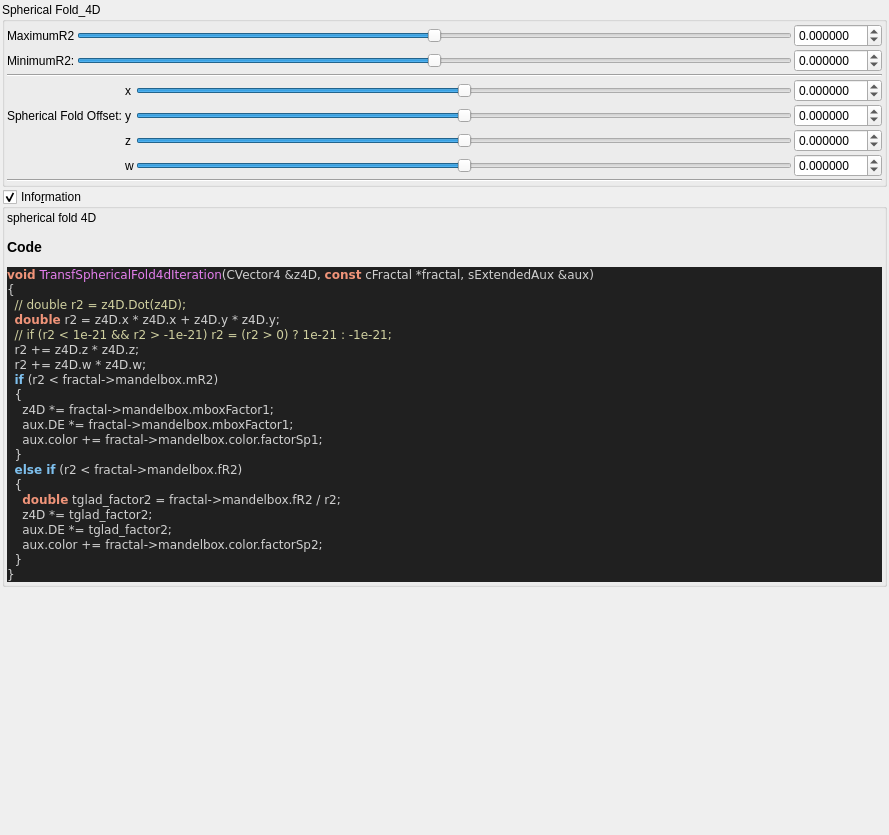
<?xml version="1.0" encoding="UTF-8"?>
<ui version="4.0">
 <class>Form</class>
 <widget class="QWidget" name="Form">
  <property name="geometry">
   <rect>
    <x>0</x>
    <y>0</y>
    <width>889</width>
    <height>835</height>
   </rect>
  </property>
  <property name="windowTitle">
   <string notr="true">transf_spherical_fold4d</string>
  </property>
  <layout class="QVBoxLayout" name="verticalLayout">
   <property name="spacing">
    <number>2</number>
   </property>
   <property name="leftMargin">
    <number>2</number>
   </property>
   <property name="topMargin">
    <number>2</number>
   </property>
   <property name="rightMargin">
    <number>2</number>
   </property>
   <property name="bottomMargin">
    <number>2</number>
   </property>
   <item>
    <widget class="QGroupBox" name="groupBox">
     <property name="title">
      <string>Spherical Fold_4D</string>
     </property>
     <property name="checkable">
      <bool>false</bool>
     </property>
     <layout class="QVBoxLayout" name="verticalLayout_12" stretch="0,0,0">
      <property name="spacing">
       <number>2</number>
      </property>
      <property name="leftMargin">
       <number>2</number>
      </property>
      <property name="topMargin">
       <number>2</number>
      </property>
      <property name="rightMargin">
       <number>2</number>
      </property>
      <property name="bottomMargin">
       <number>2</number>
      </property>
      <item>
       <layout class="QGridLayout" name="gridLayout_15">
        <property name="spacing">
         <number>2</number>
        </property>
        <item row="0" column="2">
         <widget class="MyDoubleSpinBox" name="spinbox_transf_maxR2_1">
          <property name="sizePolicy">
           <sizepolicy hsizetype="Minimum" vsizetype="Maximum">
            <horstretch>0</horstretch>
            <verstretch>0</verstretch>
           </sizepolicy>
          </property>
          <property name="prefix">
           <string/>
          </property>
          <property name="suffix">
           <string/>
          </property>
          <property name="decimals">
           <number>6</number>
          </property>
          <property name="minimum">
           <double>-99.989999999999995</double>
          </property>
          <property name="maximum">
           <double>99.989999999999995</double>
          </property>
          <property name="singleStep">
           <double>0.100000000000000</double>
          </property>
         </widget>
        </item>
        <item row="1" column="1">
         <widget class="QSlider" name="slider_transf_minR2_p25">
          <property name="sizePolicy">
           <sizepolicy hsizetype="Expanding" vsizetype="Maximum">
            <horstretch>0</horstretch>
            <verstretch>0</verstretch>
           </sizepolicy>
          </property>
          <property name="minimum">
           <number>-5000000</number>
          </property>
          <property name="maximum">
           <number>5000000</number>
          </property>
          <property name="value">
           <number>0</number>
          </property>
          <property name="sliderPosition">
           <number>0</number>
          </property>
          <property name="orientation">
           <enum>Qt::Horizontal</enum>
          </property>
         </widget>
        </item>
        <item row="1" column="2">
         <widget class="MyDoubleSpinBox" name="spinbox_transf_minR2_p25">
          <property name="sizePolicy">
           <sizepolicy hsizetype="Minimum" vsizetype="Maximum">
            <horstretch>0</horstretch>
            <verstretch>0</verstretch>
           </sizepolicy>
          </property>
          <property name="prefix">
           <string/>
          </property>
          <property name="suffix">
           <string/>
          </property>
          <property name="decimals">
           <number>6</number>
          </property>
          <property name="minimum">
           <double>-99.989999999999995</double>
          </property>
          <property name="maximum">
           <double>99.989999999999995</double>
          </property>
          <property name="singleStep">
           <double>0.100000000000000</double>
          </property>
         </widget>
        </item>
        <item row="0" column="1">
         <widget class="QSlider" name="slider_transf_maxR2_1">
          <property name="sizePolicy">
           <sizepolicy hsizetype="Expanding" vsizetype="Maximum">
            <horstretch>0</horstretch>
            <verstretch>0</verstretch>
           </sizepolicy>
          </property>
          <property name="minimum">
           <number>-5000000</number>
          </property>
          <property name="maximum">
           <number>5000000</number>
          </property>
          <property name="value">
           <number>0</number>
          </property>
          <property name="sliderPosition">
           <number>0</number>
          </property>
          <property name="orientation">
           <enum>Qt::Horizontal</enum>
          </property>
         </widget>
        </item>
        <item row="1" column="0">
         <widget class="QLabel" name="label_9">
          <property name="text">
           <string>MinimumR2:</string>
          </property>
         </widget>
        </item>
        <item row="0" column="0">
         <widget class="QLabel" name="label_5">
          <property name="text">
           <string>MaximumR2</string>
          </property>
         </widget>
        </item>
       </layout>
      </item>
      <item>
       <layout class="QGridLayout" name="gridLayout">
        <property name="spacing">
         <number>2</number>
        </property>
        <item row="1" column="0" colspan="2">
         <layout class="QGridLayout" name="gridLayout_63">
          <property name="spacing">
           <number>2</number>
          </property>
          <item row="4" column="4">
           <widget class="MyDoubleSpinBox" name="spinbox4_transf_offset_0000_z">
            <property name="sizePolicy">
             <sizepolicy hsizetype="Minimum" vsizetype="Maximum">
              <horstretch>0</horstretch>
              <verstretch>0</verstretch>
             </sizepolicy>
            </property>
            <property name="prefix">
             <string/>
            </property>
            <property name="suffix">
             <string/>
            </property>
            <property name="decimals">
             <number>6</number>
            </property>
            <property name="minimum">
             <double>-99.989999999999995</double>
            </property>
            <property name="maximum">
             <double>99.989999999999995</double>
            </property>
            <property name="singleStep">
             <double>0.100000000000000</double>
            </property>
           </widget>
          </item>
          <item row="5" column="4">
           <widget class="MyDoubleSpinBox" name="spinbox4_transf_offset_0000_w">
            <property name="sizePolicy">
             <sizepolicy hsizetype="Minimum" vsizetype="Maximum">
              <horstretch>0</horstretch>
              <verstretch>0</verstretch>
             </sizepolicy>
            </property>
            <property name="prefix">
             <string/>
            </property>
            <property name="suffix">
             <string/>
            </property>
            <property name="decimals">
             <number>6</number>
            </property>
            <property name="minimum">
             <double>-99.989999999999995</double>
            </property>
            <property name="maximum">
             <double>99.989999999999995</double>
            </property>
            <property name="singleStep">
             <double>0.100000000000000</double>
            </property>
           </widget>
          </item>
          <item row="3" column="1">
           <widget class="QLabel" name="label_91">
            <property name="text">
             <string>Spherical Fold Offset:</string>
            </property>
           </widget>
          </item>
          <item row="2" column="3">
           <widget class="QSlider" name="slider4_transf_offset_0000_x">
            <property name="sizePolicy">
             <sizepolicy hsizetype="Expanding" vsizetype="Maximum">
              <horstretch>0</horstretch>
              <verstretch>0</verstretch>
             </sizepolicy>
            </property>
            <property name="minimum">
             <number>-3000000</number>
            </property>
            <property name="maximum">
             <number>3000000</number>
            </property>
            <property name="singleStep">
             <number>1</number>
            </property>
            <property name="orientation">
             <enum>Qt::Horizontal</enum>
            </property>
           </widget>
          </item>
          <item row="3" column="3">
           <widget class="QSlider" name="slider4_transf_offset_0000_y">
            <property name="sizePolicy">
             <sizepolicy hsizetype="Expanding" vsizetype="Maximum">
              <horstretch>0</horstretch>
              <verstretch>0</verstretch>
             </sizepolicy>
            </property>
            <property name="minimum">
             <number>-3000000</number>
            </property>
            <property name="maximum">
             <number>3000000</number>
            </property>
            <property name="singleStep">
             <number>1</number>
            </property>
            <property name="orientation">
             <enum>Qt::Horizontal</enum>
            </property>
           </widget>
          </item>
          <item row="3" column="2">
           <widget class="QLabel" name="label_90">
            <property name="text">
             <string notr="true">y</string>
            </property>
           </widget>
          </item>
          <item row="2" column="4">
           <widget class="MyDoubleSpinBox" name="spinbox4_transf_offset_0000_x">
            <property name="sizePolicy">
             <sizepolicy hsizetype="Minimum" vsizetype="Maximum">
              <horstretch>0</horstretch>
              <verstretch>0</verstretch>
             </sizepolicy>
            </property>
            <property name="prefix">
             <string/>
            </property>
            <property name="suffix">
             <string/>
            </property>
            <property name="decimals">
             <number>6</number>
            </property>
            <property name="minimum">
             <double>-99.989999999999995</double>
            </property>
            <property name="maximum">
             <double>99.989999999999995</double>
            </property>
            <property name="singleStep">
             <double>0.100000000000000</double>
            </property>
           </widget>
          </item>
          <item row="4" column="2">
           <widget class="QLabel" name="label_98">
            <property name="text">
             <string notr="true">z</string>
            </property>
           </widget>
          </item>
          <item row="2" column="2">
           <widget class="QLabel" name="label_93">
            <property name="text">
             <string notr="true">x</string>
            </property>
           </widget>
          </item>
          <item row="5" column="3">
           <widget class="QSlider" name="slider4_transf_offset_0000_w">
            <property name="sizePolicy">
             <sizepolicy hsizetype="Expanding" vsizetype="Maximum">
              <horstretch>0</horstretch>
              <verstretch>0</verstretch>
             </sizepolicy>
            </property>
            <property name="minimum">
             <number>-3000000</number>
            </property>
            <property name="maximum">
             <number>3000000</number>
            </property>
            <property name="singleStep">
             <number>1</number>
            </property>
            <property name="orientation">
             <enum>Qt::Horizontal</enum>
            </property>
           </widget>
          </item>
          <item row="3" column="4">
           <widget class="MyDoubleSpinBox" name="spinbox4_transf_offset_0000_y">
            <property name="sizePolicy">
             <sizepolicy hsizetype="Minimum" vsizetype="Maximum">
              <horstretch>0</horstretch>
              <verstretch>0</verstretch>
             </sizepolicy>
            </property>
            <property name="prefix">
             <string/>
            </property>
            <property name="suffix">
             <string/>
            </property>
            <property name="decimals">
             <number>6</number>
            </property>
            <property name="minimum">
             <double>-99.989999999999995</double>
            </property>
            <property name="maximum">
             <double>99.989999999999995</double>
            </property>
            <property name="singleStep">
             <double>0.100000000000000</double>
            </property>
           </widget>
          </item>
          <item row="5" column="2">
           <widget class="QLabel" name="label_99">
            <property name="text">
             <string notr="true">w</string>
            </property>
           </widget>
          </item>
          <item row="4" column="3">
           <widget class="QSlider" name="slider4_transf_offset_0000_z">
            <property name="sizePolicy">
             <sizepolicy hsizetype="Expanding" vsizetype="Maximum">
              <horstretch>0</horstretch>
              <verstretch>0</verstretch>
             </sizepolicy>
            </property>
            <property name="minimum">
             <number>-3000000</number>
            </property>
            <property name="maximum">
             <number>3000000</number>
            </property>
            <property name="singleStep">
             <number>1</number>
            </property>
            <property name="orientation">
             <enum>Qt::Horizontal</enum>
            </property>
           </widget>
          </item>
         </layout>
        </item>
        <item row="0" column="0" colspan="2">
         <widget class="Line" name="line_2">
          <property name="orientation">
           <enum>Qt::Horizontal</enum>
          </property>
         </widget>
        </item>
       </layout>
      </item>
      <item>
       <widget class="Line" name="line_13">
        <property name="orientation">
         <enum>Qt::Horizontal</enum>
        </property>
       </widget>
      </item>
     </layout>
    </widget>
   </item>
   <item>
    <widget class="MyGroupBox" name="groupCheck_info">
     <property name="title">
      <string>Info&amp;rmation</string>
     </property>
     <property name="flat">
      <bool>false</bool>
     </property>
     <property name="checkable">
      <bool>true</bool>
     </property>
     <layout class="QVBoxLayout" name="verticalLayout_2">
      <property name="spacing">
       <number>2</number>
      </property>
      <property name="leftMargin">
       <number>2</number>
      </property>
      <property name="topMargin">
       <number>2</number>
      </property>
      <property name="rightMargin">
       <number>2</number>
      </property>
      <property name="bottomMargin">
       <number>2</number>
      </property>
      <item>
       <widget class="QLabel" name="label_code_content">
        <property name="text">
         <string notr="true">&lt;p&gt;spherical fold 4D&lt;/p&gt;&lt;table&gt;
&lt;/table&gt;
&lt;h3&gt;Code&lt;/h3&gt;
&lt;body style=&quot;background-color:#202020&quot;&gt;
&lt;pre style=&quot;color:#d0d0d0; background-color:#202020;  font-family:'Courier New',monospace;&quot;&gt;&lt;span style=&quot;color:#f09479; font-weight:bold&quot;&gt;void&lt;/span&gt; &lt;span style=&quot;color:#e47eed&quot;&gt;TransfSphericalFold4dIteration&lt;/span&gt;&lt;span style=&quot;color:#d0d0d0&quot;&gt;(&lt;/span&gt;CVector4 &lt;span style=&quot;color:#d0d0d0&quot;&gt;&amp;amp;&lt;/span&gt;z4D&lt;span style=&quot;color:#d0d0d0&quot;&gt;,&lt;/span&gt; &lt;span style=&quot;color:#f09479; font-weight:bold&quot;&gt;const&lt;/span&gt; cFractal &lt;span style=&quot;color:#d0d0d0&quot;&gt;*&lt;/span&gt;fractal&lt;span style=&quot;color:#d0d0d0&quot;&gt;,&lt;/span&gt; sExtendedAux &lt;span style=&quot;color:#d0d0d0&quot;&gt;&amp;amp;&lt;/span&gt;aux&lt;span style=&quot;color:#d0d0d0&quot;&gt;)&lt;/span&gt;
&lt;span style=&quot;color:#d0d0d0&quot;&gt;{&lt;/span&gt;
  &lt;span style=&quot;color:#d0d0a0&quot;&gt;// double r2 = z4D.Dot(z4D);&lt;/span&gt;
  &lt;span style=&quot;color:#f09479; font-weight:bold&quot;&gt;double&lt;/span&gt; r2 &lt;span style=&quot;color:#d0d0d0&quot;&gt;=&lt;/span&gt; z4D&lt;span style=&quot;color:#d0d0d0&quot;&gt;.&lt;/span&gt;x &lt;span style=&quot;color:#d0d0d0&quot;&gt;*&lt;/span&gt; z4D&lt;span style=&quot;color:#d0d0d0&quot;&gt;.&lt;/span&gt;x &lt;span style=&quot;color:#d0d0d0&quot;&gt;+&lt;/span&gt; z4D&lt;span style=&quot;color:#d0d0d0&quot;&gt;.&lt;/span&gt;y &lt;span style=&quot;color:#d0d0d0&quot;&gt;*&lt;/span&gt; z4D&lt;span style=&quot;color:#d0d0d0&quot;&gt;.&lt;/span&gt;y&lt;span style=&quot;color:#d0d0d0&quot;&gt;;&lt;/span&gt;
  &lt;span style=&quot;color:#d0d0a0&quot;&gt;// if (r2 &amp;lt; 1e-21 &amp;amp;&amp;amp; r2 &amp;gt; -1e-21) r2 = (r2 &amp;gt; 0) ? 1e-21 : -1e-21;&lt;/span&gt;
  r2 &lt;span style=&quot;color:#d0d0d0&quot;&gt;+=&lt;/span&gt; z4D&lt;span style=&quot;color:#d0d0d0&quot;&gt;.&lt;/span&gt;z &lt;span style=&quot;color:#d0d0d0&quot;&gt;*&lt;/span&gt; z4D&lt;span style=&quot;color:#d0d0d0&quot;&gt;.&lt;/span&gt;z&lt;span style=&quot;color:#d0d0d0&quot;&gt;;&lt;/span&gt;
  r2 &lt;span style=&quot;color:#d0d0d0&quot;&gt;+=&lt;/span&gt; z4D&lt;span style=&quot;color:#d0d0d0&quot;&gt;.&lt;/span&gt;w &lt;span style=&quot;color:#d0d0d0&quot;&gt;*&lt;/span&gt; z4D&lt;span style=&quot;color:#d0d0d0&quot;&gt;.&lt;/span&gt;w&lt;span style=&quot;color:#d0d0d0&quot;&gt;;&lt;/span&gt;
  &lt;span style=&quot;color:#7ec0ee; font-weight:bold&quot;&gt;if&lt;/span&gt; &lt;span style=&quot;color:#d0d0d0&quot;&gt;(&lt;/span&gt;r2 &lt;span style=&quot;color:#d0d0d0&quot;&gt;&amp;lt;&lt;/span&gt; fractal&lt;span style=&quot;color:#d0d0d0&quot;&gt;-&amp;gt;&lt;/span&gt;mandelbox&lt;span style=&quot;color:#d0d0d0&quot;&gt;.&lt;/span&gt;mR2&lt;span style=&quot;color:#d0d0d0&quot;&gt;)&lt;/span&gt;
  &lt;span style=&quot;color:#d0d0d0&quot;&gt;{&lt;/span&gt;
    z4D &lt;span style=&quot;color:#d0d0d0&quot;&gt;*=&lt;/span&gt; fractal&lt;span style=&quot;color:#d0d0d0&quot;&gt;-&amp;gt;&lt;/span&gt;mandelbox&lt;span style=&quot;color:#d0d0d0&quot;&gt;.&lt;/span&gt;mboxFactor1&lt;span style=&quot;color:#d0d0d0&quot;&gt;;&lt;/span&gt;
    aux&lt;span style=&quot;color:#d0d0d0&quot;&gt;.&lt;/span&gt;DE &lt;span style=&quot;color:#d0d0d0&quot;&gt;*=&lt;/span&gt; fractal&lt;span style=&quot;color:#d0d0d0&quot;&gt;-&amp;gt;&lt;/span&gt;mandelbox&lt;span style=&quot;color:#d0d0d0&quot;&gt;.&lt;/span&gt;mboxFactor1&lt;span style=&quot;color:#d0d0d0&quot;&gt;;&lt;/span&gt;
    aux&lt;span style=&quot;color:#d0d0d0&quot;&gt;.&lt;/span&gt;color &lt;span style=&quot;color:#d0d0d0&quot;&gt;+=&lt;/span&gt; fractal&lt;span style=&quot;color:#d0d0d0&quot;&gt;-&amp;gt;&lt;/span&gt;mandelbox&lt;span style=&quot;color:#d0d0d0&quot;&gt;.&lt;/span&gt;color&lt;span style=&quot;color:#d0d0d0&quot;&gt;.&lt;/span&gt;factorSp1&lt;span style=&quot;color:#d0d0d0&quot;&gt;;&lt;/span&gt;
  &lt;span style=&quot;color:#d0d0d0&quot;&gt;}&lt;/span&gt;
  &lt;span style=&quot;color:#7ec0ee; font-weight:bold&quot;&gt;else if&lt;/span&gt; &lt;span style=&quot;color:#d0d0d0&quot;&gt;(&lt;/span&gt;r2 &lt;span style=&quot;color:#d0d0d0&quot;&gt;&amp;lt;&lt;/span&gt; fractal&lt;span style=&quot;color:#d0d0d0&quot;&gt;-&amp;gt;&lt;/span&gt;mandelbox&lt;span style=&quot;color:#d0d0d0&quot;&gt;.&lt;/span&gt;fR2&lt;span style=&quot;color:#d0d0d0&quot;&gt;)&lt;/span&gt;
  &lt;span style=&quot;color:#d0d0d0&quot;&gt;{&lt;/span&gt;
    &lt;span style=&quot;color:#f09479; font-weight:bold&quot;&gt;double&lt;/span&gt; tglad_factor2 &lt;span style=&quot;color:#d0d0d0&quot;&gt;=&lt;/span&gt; fractal&lt;span style=&quot;color:#d0d0d0&quot;&gt;-&amp;gt;&lt;/span&gt;mandelbox&lt;span style=&quot;color:#d0d0d0&quot;&gt;.&lt;/span&gt;fR2 &lt;span style=&quot;color:#d0d0d0&quot;&gt;/&lt;/span&gt; r2&lt;span style=&quot;color:#d0d0d0&quot;&gt;;&lt;/span&gt;
    z4D &lt;span style=&quot;color:#d0d0d0&quot;&gt;*=&lt;/span&gt; tglad_factor2&lt;span style=&quot;color:#d0d0d0&quot;&gt;;&lt;/span&gt;
    aux&lt;span style=&quot;color:#d0d0d0&quot;&gt;.&lt;/span&gt;DE &lt;span style=&quot;color:#d0d0d0&quot;&gt;*=&lt;/span&gt; tglad_factor2&lt;span style=&quot;color:#d0d0d0&quot;&gt;;&lt;/span&gt;
    aux&lt;span style=&quot;color:#d0d0d0&quot;&gt;.&lt;/span&gt;color &lt;span style=&quot;color:#d0d0d0&quot;&gt;+=&lt;/span&gt; fractal&lt;span style=&quot;color:#d0d0d0&quot;&gt;-&amp;gt;&lt;/span&gt;mandelbox&lt;span style=&quot;color:#d0d0d0&quot;&gt;.&lt;/span&gt;color&lt;span style=&quot;color:#d0d0d0&quot;&gt;.&lt;/span&gt;factorSp2&lt;span style=&quot;color:#d0d0d0&quot;&gt;;&lt;/span&gt;
  &lt;span style=&quot;color:#d0d0d0&quot;&gt;}&lt;/span&gt;
&lt;span style=&quot;color:#d0d0d0&quot;&gt;}&lt;/span&gt;
&lt;/pre&gt;
&lt;/body&gt;</string>
        </property>
        <property name="wordWrap">
         <bool>true</bool>
        </property>
        <property name="openExternalLinks">
         <bool>true</bool>
        </property>
        <property name="textInteractionFlags">
         <set>Qt::LinksAccessibleByMouse|Qt::TextSelectableByMouse</set>
        </property>
       </widget>
      </item>
     </layout>
    </widget>
   </item>
   <item>
    <spacer name="verticalSpacer">
     <property name="orientation">
      <enum>Qt::Vertical</enum>
     </property>
     <property name="sizeHint" stdset="0">
      <size>
       <width>20</width>
       <height>40</height>
      </size>
     </property>
    </spacer>
   </item>
  </layout>
 </widget>
 <customwidgets>
  <customwidget>
   <class>MyDoubleSpinBox</class>
   <extends>QDoubleSpinBox</extends>
   <header>my_double_spin_box.h</header>
  </customwidget>
  <customwidget>
   <class>MyGroupBox</class>
   <extends>QGroupBox</extends>
   <header>my_group_box.h</header>
   <container>1</container>
  </customwidget>
 </customwidgets>
 <tabstops>
  <tabstop>slider_transf_maxR2_1</tabstop>
  <tabstop>spinbox_transf_maxR2_1</tabstop>
  <tabstop>slider_transf_minR2_p25</tabstop>
  <tabstop>spinbox_transf_minR2_p25</tabstop>
  <tabstop>groupCheck_info</tabstop>
 </tabstops>
 <resources/>
 <connections/>
</ui>
